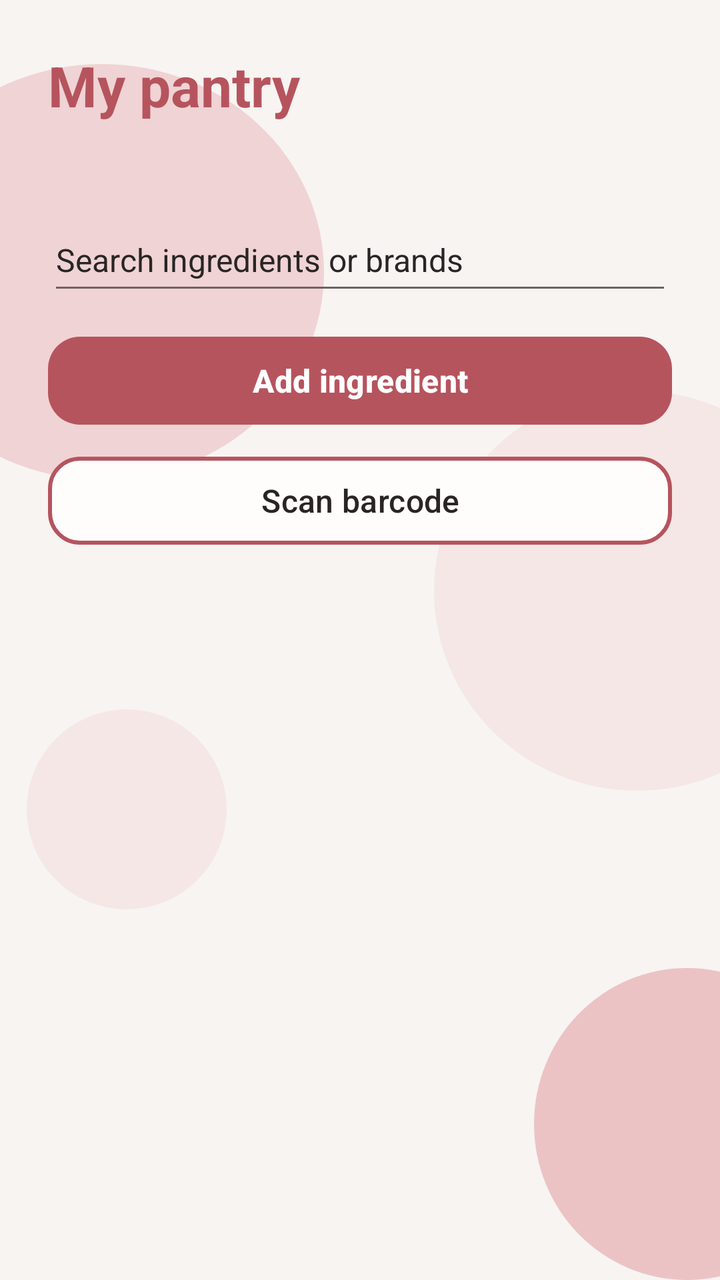
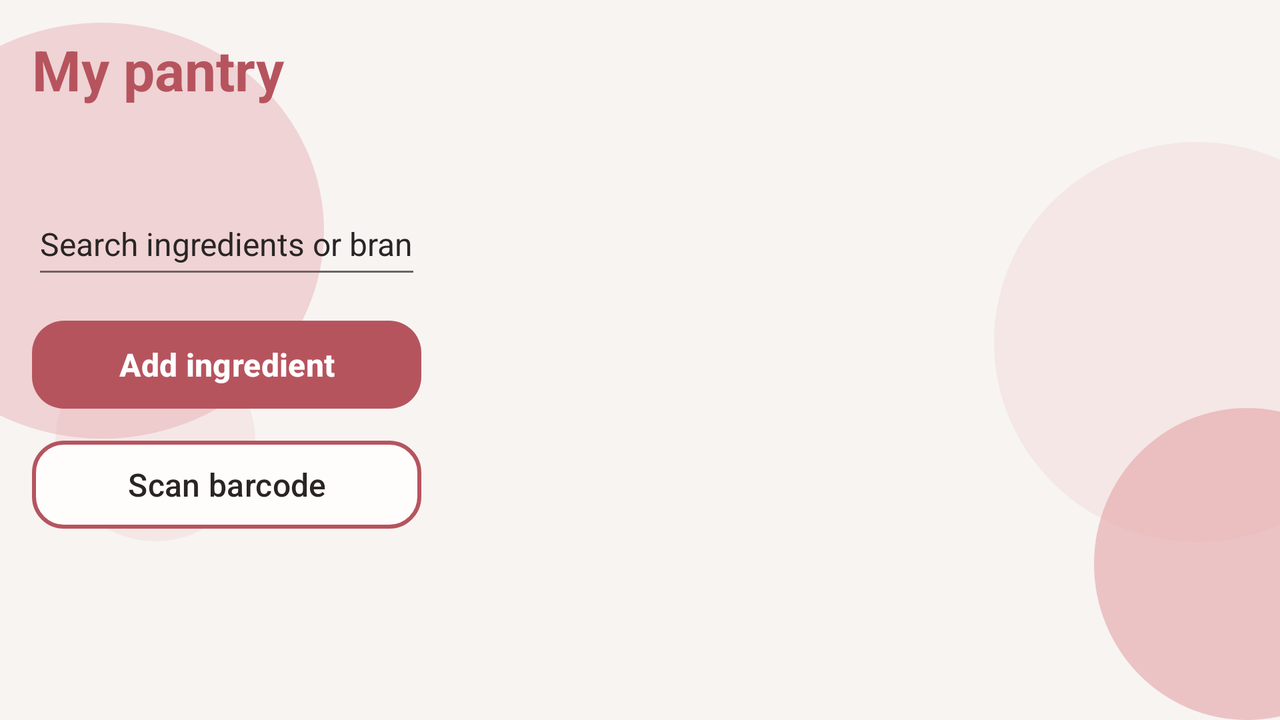

Two renders of one Android screen. The first uses the default layout on a phone; the second uses the alternative layout the repository ships for a different screen configuration, on a matching device. The two XML files are below.
<!-- AndroidManifest.xml: application theme Theme.RecipeApp -->
<!-- res/layout/fragment_pantry.xml -->
<?xml version="1.0" encoding="utf-8"?>
<androidx.constraintlayout.widget.ConstraintLayout xmlns:android="http://schemas.android.com/apk/res/android"
    xmlns:app="http://schemas.android.com/apk/res-auto"
    android:layout_width="match_parent"
    android:layout_height="match_parent">

    <include layout="@layout/bg_circles_strong" />

    <LinearLayout
        android:layout_width="0dp" android:layout_height="0dp"
        android:orientation="vertical" android:padding="24dp"
        app:layout_constraintTop_toTopOf="parent"
        app:layout_constraintBottom_toBottomOf="parent"
        app:layout_constraintStart_toStartOf="parent"
        app:layout_constraintEnd_toEndOf="parent">
        <include layout="@layout/pantry_controls" />
        <TextView android:id="@+id/pantry_message" android:layout_width="match_parent"
            android:layout_height="wrap_content" android:layout_marginTop="24dp" android:gravity="center"
            style="@style/AppText" android:accessibilityLiveRegion="polite" android:visibility="gone" />
        <ListView android:id="@+id/pantry_list" android:layout_width="match_parent"
            android:layout_height="0dp" android:layout_weight="1" android:layout_marginTop="12dp"
            android:divider="@color/app_outline" android:dividerHeight="1dp" android:clipToPadding="false"
            android:paddingBottom="16dp" />
    </LinearLayout>
</androidx.constraintlayout.widget.ConstraintLayout>
<!-- res/layout/bg_circles_strong.xml (included above) -->
<?xml version="1.0" encoding="utf-8"?>
<merge xmlns:android="http://schemas.android.com/apk/res/android"
    xmlns:app="http://schemas.android.com/apk/res-auto">

    <View
        android:id="@+id/view_register_circle_1"
        android:layout_width="222dp"
        android:layout_height="208dp"
        android:alpha="0.4"
        android:background="@drawable/bg_circle"
        android:translationX="-60dp"
        app:layout_constraintBottom_toBottomOf="parent"
        app:layout_constraintEnd_toEndOf="parent"
        app:layout_constraintHorizontal_bias="0.0"
        app:layout_constraintStart_toStartOf="parent"
        app:layout_constraintTop_toTopOf="parent"
        app:layout_constraintVertical_bias="0.074" />

    <View
        android:id="@+id/view_register_circle_2"
        android:layout_width="203dp"
        android:layout_height="200dp"
        android:alpha="0.15"
        android:background="@drawable/bg_circle"
        android:translationX="60dp"
        app:layout_constraintBottom_toBottomOf="parent"
        app:layout_constraintEnd_toEndOf="parent"
        app:layout_constraintHorizontal_bias="1.0"
        app:layout_constraintStart_toStartOf="parent"
        app:layout_constraintTop_toTopOf="parent"
        app:layout_constraintVertical_bias="0.444" />

    <View
        android:id="@+id/view_register_circle_3"
        android:layout_width="153dp"
        android:layout_height="156dp"
        android:alpha="0.6"
        android:background="@drawable/bg_circle"
        android:translationX="60dp"
        app:layout_constraintBottom_toBottomOf="parent"
        app:layout_constraintEnd_toEndOf="parent"
        app:layout_constraintHorizontal_bias="1.0"
        app:layout_constraintStart_toStartOf="parent"
        app:layout_constraintTop_toTopOf="parent"
        app:layout_constraintVertical_bias="1.0" />

    <View
        android:id="@+id/view_register_circle_4"
        android:layout_width="100dp"
        android:layout_height="100dp"
        android:alpha="0.15"
        android:background="@drawable/bg_circle"
        android:translationX="0dp"
        app:layout_constraintBottom_toBottomOf="parent"
        app:layout_constraintEnd_toEndOf="parent"
        app:layout_constraintHorizontal_bias="0.051"
        app:layout_constraintStart_toStartOf="parent"
        app:layout_constraintTop_toTopOf="parent"
        app:layout_constraintVertical_bias="0.657" />
</merge>
<!-- res/layout/pantry_controls.xml (included above) -->
<?xml version="1.0" encoding="utf-8"?>
<LinearLayout xmlns:android="http://schemas.android.com/apk/res/android"
    android:layout_width="match_parent" android:layout_height="wrap_content"
    android:orientation="vertical">
    <TextView android:layout_width="match_parent" android:layout_height="wrap_content"
        style="@style/AppTitle" android:text="@string/pantry_title" android:accessibilityHeading="true" />
    <TextView android:id="@+id/pantry_notice" android:layout_width="match_parent"
        android:layout_height="wrap_content" android:layout_marginTop="8dp" style="@style/AppTextSecondary" />
    <EditText android:id="@+id/pantry_filter" android:layout_width="match_parent"
        android:layout_height="wrap_content" android:minHeight="48dp" android:layout_marginTop="16dp"
        android:hint="@string/pantry_search_hint" android:inputType="text" android:imeOptions="actionDone"
        android:singleLine="true" android:importantForAutofill="no" style="@style/AppEditText" />
    <com.google.android.material.button.MaterialButton android:id="@+id/pantry_add"
        android:layout_width="match_parent" android:layout_height="wrap_content"
        android:layout_marginTop="12dp" style="@style/PrimaryButton" android:text="@string/pantry_add_title" />
    <com.google.android.material.button.MaterialButton android:id="@+id/pantry_scan"
        android:layout_width="match_parent" android:layout_height="wrap_content"
        android:layout_marginTop="8dp" style="@style/SecondaryButton" android:text="@string/pantry_scan_barcode" />
</LinearLayout>
<!-- resources referenced by this layout -->
<resources>
  <color name="app_outline">#DCCBCB</color>
  <!-- drawable bg_circle (drawable) -->
  <?xml version="1.0" encoding="utf-8"?>
  <shape xmlns:android="http://schemas.android.com/apk/res/android"
      android:shape="oval">
  
      <solid android:color="@color/app_circle" />
  
  </shape>
  <string name="pantry_add_title">Add ingredient</string>
  <string name="pantry_scan_barcode">Scan barcode</string>
  <string name="pantry_search_hint">Search ingredients or brands</string>
  <string name="pantry_title">My pantry</string>
  <style name="AppEditText">
          <item name="android:textColor">@color/app_text</item>
          <item name="android:textColorHint">@color/app_text</item>
          <item name="android:textSize">16sp</item>
      </style>
  <style name="AppText">
          <item name="android:textColor">@color/app_text</item>
          <item name="android:textSize">16sp</item>
          <item name="android:textStyle">normal</item>
      </style>
  <style name="AppTextSecondary">
          <item name="android:textColor">@color/app_text_secondary</item>
          <item name="android:textSize">14sp</item>
          <item name="android:textStyle">normal</item>
      </style>
  <style name="AppTitle">
          <item name="android:textColor">@color/app_primary</item>
          <item name="android:textSize">28sp</item>
          <item name="android:textStyle">bold</item>
      </style>
  <style name="PrimaryButton" parent="Widget.Material3.Button">
          <item name="backgroundTint">@color/app_primary</item>
          <item name="android:textColor">@color/app_on_primary</item>
          <item name="android:textSize">16sp</item>
          <item name="android:textStyle">bold</item>
          <item name="android:textAllCaps">false</item>
          <item name="android:minHeight">52dp</item>
          <item name="cornerRadius">16dp</item>
      </style>
  <style name="SecondaryButton" parent="Widget.Material3.Button.OutlinedButton">
          <item name="backgroundTint">@color/app_surface</item>
          <item name="android:textColor">@color/app_text</item>
          <item name="android:textSize">16sp</item>
          <item name="android:textAllCaps">false</item>
          <item name="android:minHeight">52dp</item>
          <item name="cornerRadius">16dp</item>
          <item name="strokeColor">@color/app_primary</item>
          <item name="strokeWidth">2dp</item>
      </style>
  <style name="Theme.RecipeApp" parent="Base.Theme.RecipeApp" />
  <color name="app_circle">#E6A4A8</color>
  <color name="app_text">#292525</color>
  <color name="app_text_secondary">#6D6262</color>
  <color name="app_primary">#B6545E</color>
  <color name="app_on_primary">#FFFFFF</color>
  <color name="app_surface">#FFFDFC</color>
  <style name="Base.Theme.RecipeApp" parent="Theme.Material3.DayNight.NoActionBar">
  
          
          <item name="colorPrimary">@color/app_primary</item>
          <item name="colorOnPrimary">@color/app_on_primary</item>
  
          
          <item name="colorSecondary">@color/app_primary</item>
          <item name="colorOnSecondary">@color/app_on_primary</item>
  
          
          <item name="colorSurface">@color/app_surface</item>
          <item name="colorOnSurface">@color/app_text</item>
  
          
          <item name="colorOutline">@color/app_outline</item>
  
          
          <item name="android:windowBackground">@color/app_background</item>
          <item name="android:colorBackground">@color/app_background</item>
  
          
          <item name="android:textColorPrimary">@color/app_text</item>
          <item name="android:textColorSecondary">@color/app_text_secondary</item>
  
      </style>
  <color name="app_background">#F7F4F2</color>
</resources>
<!-- res/layout-land/fragment_pantry.xml (the repository's variant of the layout above) -->
<!-- drawn on the phone turned sideways -->
<?xml version="1.0" encoding="utf-8"?>
<androidx.constraintlayout.widget.ConstraintLayout xmlns:android="http://schemas.android.com/apk/res/android"
    xmlns:app="http://schemas.android.com/apk/res-auto"
    android:layout_width="match_parent"
    android:layout_height="match_parent">

    <include layout="@layout/bg_circles_strong" />

    <LinearLayout
        android:layout_width="0dp" android:layout_height="0dp"
        android:orientation="horizontal" android:padding="16dp"
        android:baselineAligned="false"
        app:layout_constraintTop_toTopOf="parent"
        app:layout_constraintBottom_toBottomOf="parent"
        app:layout_constraintStart_toStartOf="parent"
        app:layout_constraintEnd_toEndOf="parent">
        <ScrollView android:layout_width="0dp" android:layout_height="match_parent"
            android:layout_weight="1" android:fillViewport="true"
            android:clipToPadding="false" android:paddingBottom="16dp">
            <include layout="@layout/pantry_controls" />
        </ScrollView>
        <LinearLayout android:layout_width="0dp" android:layout_height="match_parent"
            android:layout_weight="2" android:layout_marginStart="24dp"
            android:orientation="vertical">
            <TextView android:id="@+id/pantry_message" android:layout_width="match_parent"
                android:layout_height="wrap_content" android:gravity="center"
                style="@style/AppText" android:accessibilityLiveRegion="polite"
                android:visibility="gone" />
            <ListView android:id="@+id/pantry_list" android:layout_width="match_parent"
                android:layout_height="0dp" android:layout_weight="1"
                android:divider="@color/app_outline" android:dividerHeight="1dp"
                android:clipToPadding="false" android:paddingBottom="16dp" />
        </LinearLayout>
    </LinearLayout>
</androidx.constraintlayout.widget.ConstraintLayout>
